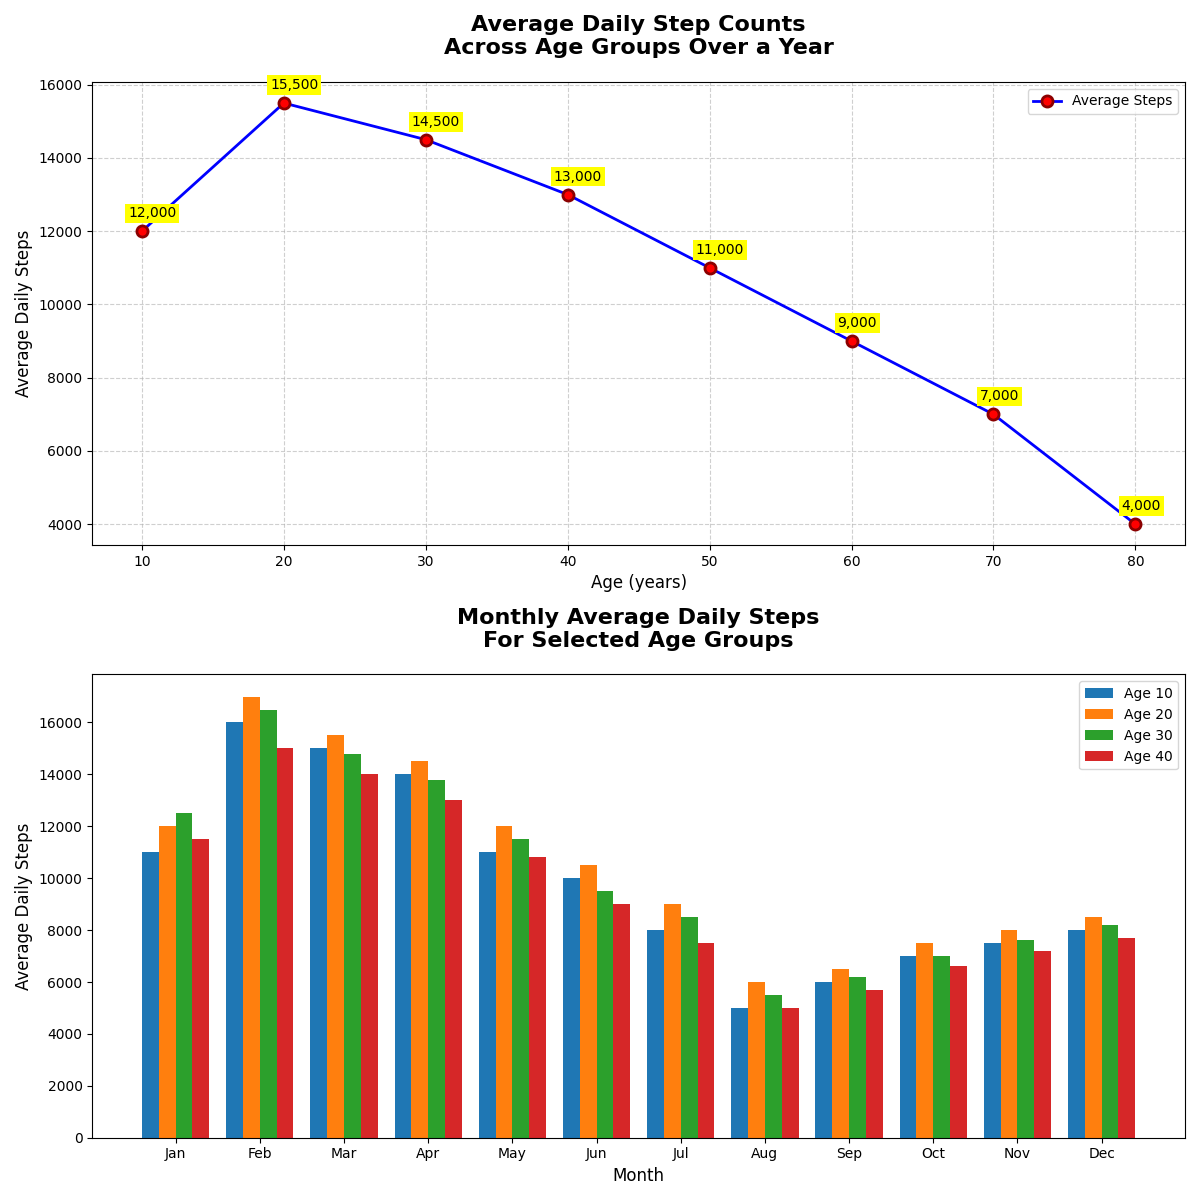

The script that drew this image:
import matplotlib.pyplot as plt
import numpy as np

# Backstory: The chart represents the average daily step counts of different age groups over a year. This data can be helpful for fitness instructors and healthcare professionals to understand how active different age groups are.

# Age groups (in years) and their corresponding average daily step count
age_groups = np.array([10, 20, 30, 40, 50, 60, 70, 80])
average_steps = np.array([12000, 15500, 14500, 13000, 11000, 9000, 7000, 4000])

# Months for the subplot with bar chart
months = ["Jan", "Feb", "Mar", "Apr", "May", "Jun", "Jul", "Aug", "Sep", "Oct", "Nov", "Dec"]
steps_per_month = np.array([
    [11000, 16000, 15000, 14000, 11000, 10000, 8000, 5000, 6000, 7000, 7500, 8000], # Age 10
    [12000, 17000, 15500, 14500, 12000, 10500, 9000, 6000, 6500, 7500, 8000, 8500], # Age 20
    [12500, 16500, 14800, 13800, 11500, 9500, 8500, 5500, 6200, 7000, 7600, 8200],  # Age 30
    [11500, 15000, 14000, 13000, 10800, 9000, 7500, 5000, 5700, 6600, 7200, 7700],  # Age 40
    [10500, 14000, 13500, 12500, 10000, 8000, 7000, 4500, 5200, 6000, 6800, 7300],  # Age 50
    [9000, 12500, 11500, 10500, 8000, 7000, 6000, 3700, 4200, 5000, 5600, 6200],    # Age 60
    [7500, 10000, 9000, 8500, 6500, 5000, 4000, 2500, 3200, 4000, 4500, 4800],      # Age 70
    [4500, 7000, 6000, 5500, 4000, 3000, 2000, 1500, 1800, 2500, 2800, 3000]        # Age 80
])

# Set up the figure and axis
fig, ax = plt.subplots(2, 1, figsize=(12, 12))

# Plot for average steps per day across age groups
ax[0].plot(age_groups, average_steps, 'o-', color='blue', linestyle='-', linewidth=2, markersize=8, markerfacecolor='red', markeredgewidth=2, markeredgecolor='darkred', label='Average Steps')

# Add title and labels, breaking title into lines if necessary
ax[0].set_title("Average Daily Step Counts\nAcross Age Groups Over a Year", fontsize=16, fontweight='bold', pad=20)
ax[0].set_xlabel("Age (years)", fontsize=12)
ax[0].set_ylabel("Average Daily Steps", fontsize=12)

# Annotate significant points
for i in range(age_groups.size):
    ax[0].annotate(f'{average_steps[i]:,.0f}', xy=(age_groups[i], average_steps[i]), xytext=(-10, 10), textcoords='offset points', fontsize=10, color='black', bbox=dict(facecolor='yellow', edgecolor='none', pad=2))

# Customize grid lines and tick marks
ax[0].grid(True, which='both', linestyle='--', alpha=0.6)
ax[0].tick_params(axis='both', which='major', labelsize=10)

# Add a legend
ax[0].legend(loc='upper right', fontsize=10, frameon=True)

# Bar chart subplot for average steps per month for specific age groups
age_group_indices = [0, 1, 2, 3]  # Let's select age groups 10, 20, 30, 40
bar_width = 0.2  # Width of the bars
for idx, age_idx in enumerate(age_group_indices):
    ax[1].bar(np.arange(len(months)) + idx * bar_width, steps_per_month[age_idx], width=bar_width, label=f'Age {age_groups[age_idx]}')

# Adjust x-axis ticks to display months centered under the grouped bars
ax[1].set_xticks(np.arange(len(months)) + bar_width * 1.5)
ax[1].set_xticklabels(months)
ax[1].set_xlabel("Month", fontsize=12)
ax[1].set_ylabel("Average Daily Steps", fontsize=12)
ax[1].set_title("Monthly Average Daily Steps\nFor Selected Age Groups", fontsize=16, fontweight='bold', pad=20)

# Add a legend
ax[1].legend(loc='upper right', fontsize=10, frameon=True)

# Automatically adjust layout
plt.tight_layout()

# Display the plot
plt.show()
